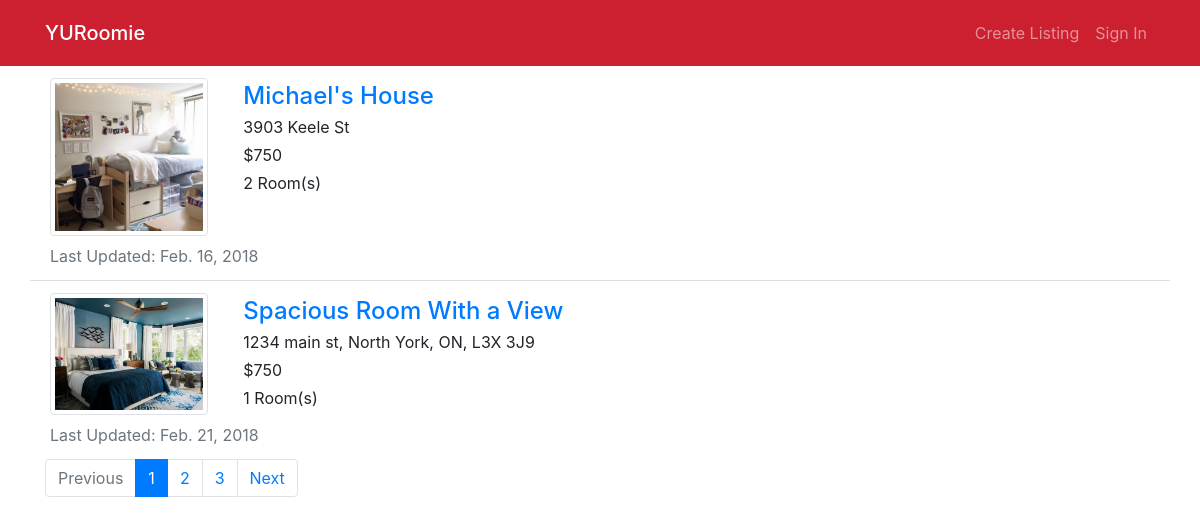
/browse/, run on an earlier commit of the app's database.
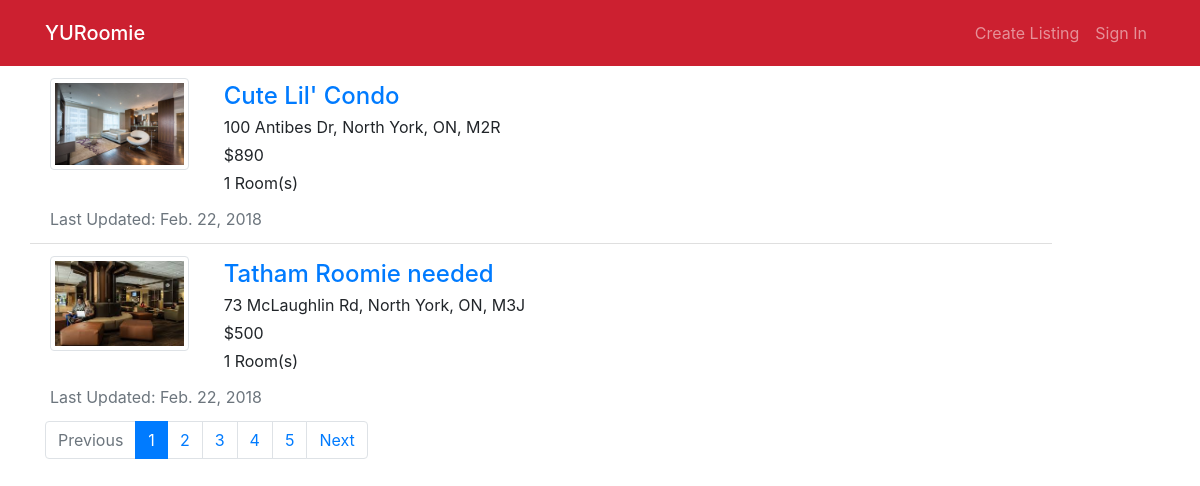
And on a later commit of the database.
### home/models.py (models this page shows, shortened)
class Room(models.Model):
    host_name = models.CharField(max_length=50)
    address = models.CharField(max_length=100)
    property_name = models.CharField(max_length=30, default="")
    description = models.TextField(default="", blank=True)
    cost = models.PositiveIntegerField(default=0)
    visits = models.PositiveIntegerField(default=0)
    property_type_options = (('a', 'apartment'),
                                ('c', 'condo'),
                                ('t', 'townhouse'),
                                ('h', 'house'))
    property_type = models.CharField(choices=property_type_options, max_length=10)
    number_of_rooms = models.PositiveSmallIntegerField()
    garages = models.PositiveSmallIntegerField()
    creator_id = models.PositiveIntegerField()
    creator_email = models.CharField(max_length=50)
    creator_phone = models.CharField(max_length=10, default="", blank=True)
    creator_gender = models.CharField(max_length=10)
    creator_major = models.CharField(max_length=20)
    creator_year = models.PositiveSmallIntegerField()
    last_updated = models.DateTimeField(auto_now_add=True)

class RoomImage(models.Model):
    room = models.ForeignKey(Room, on_delete=models.CASCADE)
    image = models.ImageField()

### home/views.py (the view)
# urls.py: path('browse/', views.browse_rooms, name='browse'),
def browse_rooms(request):
    rooms_list = Room.objects.all()
    paginator = Paginator(rooms_list, 2)
    page = request.GET.get('page')
    try:
        rooms = paginator.page(page)
    except PageNotAnInteger:
        rooms = paginator.page(1)
    except EmptyPage:
        page = paginator.page(paginator.num_pages)
    return render(request, 'home/browse.html', {'page': page, 'rooms': rooms})

### home/templates/home/browse.html
{% extends 'home/base.html'%}
{% block body %}
<div class="row">
    <div class="list-group list-group-flush">
    {% for room in rooms %}
    <div class="list-group-item">
        <div class="row">
          <div class="col-12 col-md-2">
            <a href="{% url 'detail' room.id %}">
                <div class="img-thumbnail">
                    <img src="{{ room.roomimage_set.all.0.image.url }}" alt="pic" >
                </div>
            </a>
          </div>
          <div class="pl-3 col-12 col-md-10">
                <a href="{% url 'detail' room.id %}"><h4 class="card-title m-1" >{{ room.property_name }}</h4></a>
                <p class="m-1">{{ room.address}}</p>
                <p class="m-1">${{ room.cost}}</p>
                <p class="m-1">{{ room.number_of_rooms}} Room(s)</p>
          </div>
        </div>
        <p class="text-muted m-0 pt-2">Last Updated: {{room.last_updated.date}}</p>
      </div>
      {% endfor %}
    </div>
  </div>
  <div class="row" id="pagination-navbar">
    {% if rooms.has_other_pages %}
    <nav class="align-bottom" aria-label="...">
        <ul class="pagination">
            {% if rooms.has_previous %}
                <li class="page-item"><a class="page-link" href="?page={{ rooms.previous_page_number }}">Previous</a></li>
            {% else %}
                <li class="page-item disabled"><a class="page-link" href="#">Previous</a></li>
            {% endif %}
            {% for i in rooms.paginator.page_range %}
                {% if rooms.number == i %}
                    <li class="page-item active"><a class="page-link" href="#">{{ i }}</a></li>
                {% else %}
                    <li class="page-item"><a class="page-link" href="?page={{ i }}">{{ i }}</a></li>
                {% endif %}
            {% endfor %}
            {% if rooms.has_next %}
                <li class="page-item"><a class="page-link" href="?page={{ rooms.next_page_number }}">Next</a></li>
            {% else %}
                <li class="page-item disabled"><a class="page-link" href="#">Next</a></li>
            {% endif %}
        </ul>
    </nav>
    {% endif %}
  </div>
{% endblock %}

What changed in the data, as far as the page shows it:
no longer on this page (row edited): Room: roomimage_set.all.0.image (picture), property_name "Spacious Room With a View", address "1234 main st, North York, ON, L3X 3J9", cost "750", number_of_rooms "1", last_updated "Feb. 21, 2018"
changed Room: roomimage_set.all.0.image: a different picture; property_name "Michael's House" → "Cute Lil' Condo"; address "3903 Keele St" → "100 Antibes Dr, North York, ON, M2R"; cost "750" → "890"; number_of_rooms "2" → "1"; last_updated "Feb. 16, 2018" → "Feb. 22, 2018"
added Room: roomimage_set.all.0.image (picture), property_name "Tatham Roomie needed", address "73 McLaughlin Rd, North York, ON, M3J", cost "500", number_of_rooms "1", last_updated "Feb. 22, 2018"
Also different on the page:
new list line: "4"
new list line: "5"
